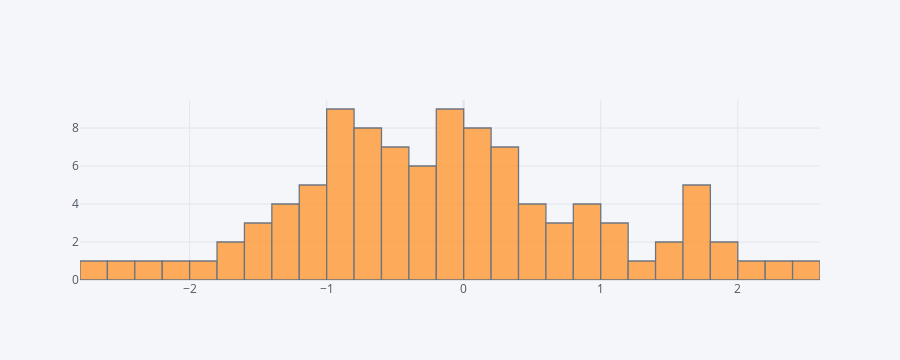

The notebook cell saved with this chart:
### Code cell
# Crea un histograma de la columna 'a' con 30 bins
dataframe['a'].iplot(kind='hist', bins=30)

### Figure 1 — Plotly figure (JSON) as saved in the notebook; plotly's stock layout.template omitted (floating-point values rounded to 4 significant figures)
{"data": [{"histfunc": "count", "histnorm": "", "marker": {"color": "rgba(255, 153, 51, 1.0)", "line": {"color": "#4D5663", "width": 1.3}}, "name": "a", "nbinsx": 30, "opacity": 0.8, "orientation": "v", "type": "histogram", "x": [-0.5748, 0.555, 0.5891, -1.913, 0.6901, -0.8487, 1.641, 0.3788, -0.1136, -0.8219, 0.07991, 1.652, -1.734, 0.2351, -0.7678, 1.697, -0.5783, -0.8043, 0.4639, -1.639, 2.539, -1.188, -0.7666, 0.1665, -0.4659, 0.9937, -0.2696, -2.293, 1.547, -0.0299, 1.704, 1.703, -0.443, 0.6262, -1.252, -1.527, 1.898, -0.7499, -1.004, -0.6369, -0.6662, 2.01, 0.4896, -1.271, -1.245, -0.179, 0.8817, -0.0007024, -0.4629, -0.795, -1.531, -0.3166, -0.8172, -1.099, 0.8687, 2.209, 1.018, 0.7923, 0.3542, -0.008377, 0.8882, -0.2526, 0.1775, -0.9299, 0.2658, -0.5529, -2.776, 0.3996, -0.3454, 0.1402, -1.426, -2.049, -0.7011, 1.891, -0.9319, 1.038, 0.04885, 1.293, -0.09536, -0.4914, -0.1644, 0.3842, 1.128, 0.02196, -0.1745, -0.3537, -2.492, -0.3007, -0.9092, 1.465, -0.9786, -1.319, 0.07668, -1.054, -0.8612, -0.1097, 0.1869, 0.2599, -1.151, -0.6294]}], "layout": {"barmode": "overlay", "height": 360, "legend": {"bgcolor": "#F5F6F9", "font": {"color": "#4D5663"}}, "paper_bgcolor": "#F5F6F9", "plot_bgcolor": "#F5F6F9", "title": {"font": {"color": "#4D5663"}}, "xaxis": {"autorange": true, "gridcolor": "#E1E5ED", "range": [-2.8, 2.6], "showgrid": true, "tickfont": {"color": "#4D5663"}, "title": {"font": {"color": "#4D5663"}, "text": ""}, "type": "linear", "zerolinecolor": "#E1E5ED"}, "yaxis": {"autorange": true, "gridcolor": "#E1E5ED", "range": [0, 9.474], "showgrid": true, "tickfont": {"color": "#4D5663"}, "title": {"font": {"color": "#4D5663"}, "text": ""}, "zerolinecolor": "#E1E5ED"}}}
